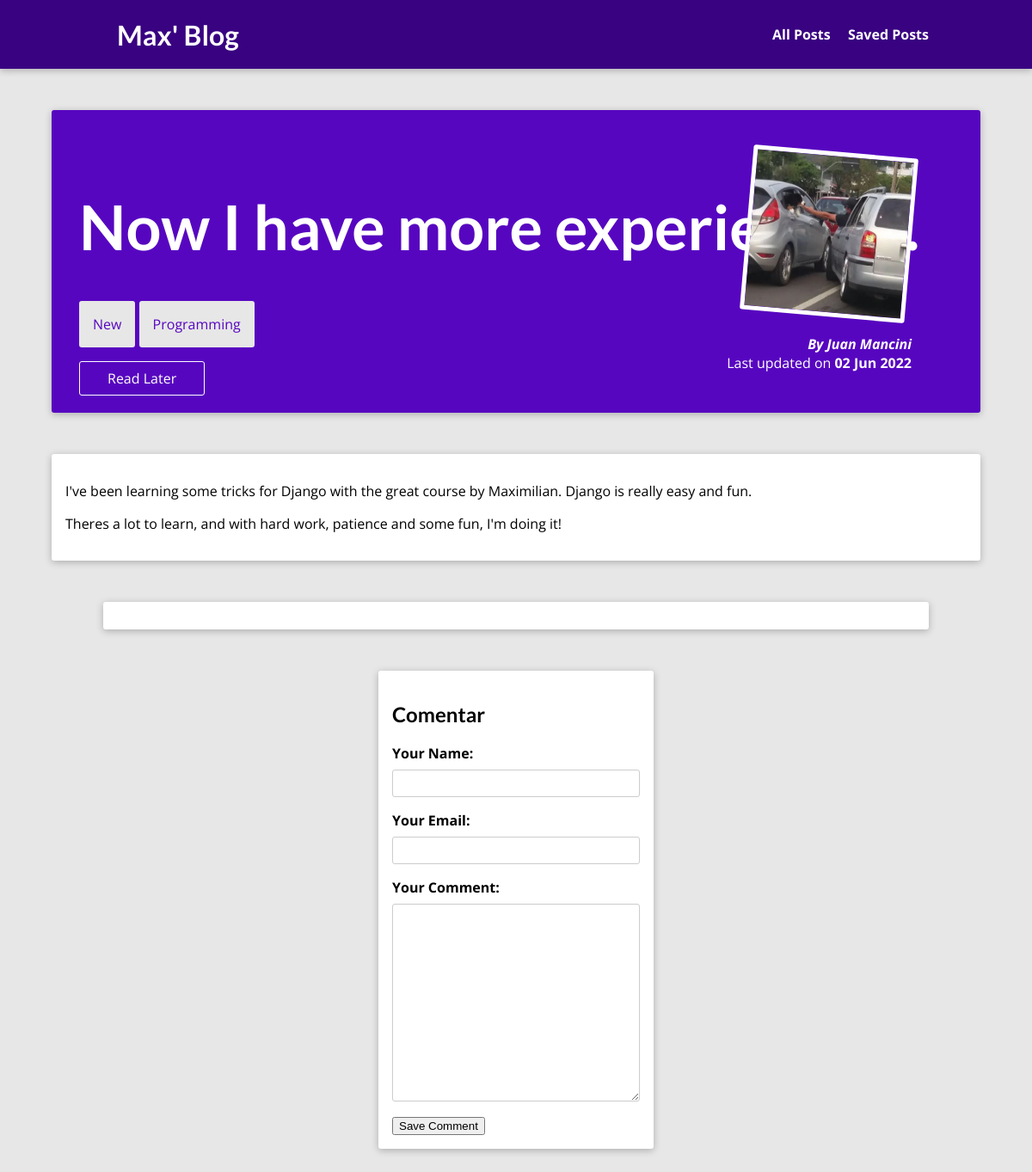
The page /posts/now-i-have-more-experience-with-django-and-learned on the database its author committed.
### blog/models.py (models this page shows, shortened)
class Post(models.Model):
    title = models.CharField(max_length=150)
    excerpt = models.CharField(max_length=200)
    image = models.ImageField(upload_to="posts", null=True)
    date = models.DateField(auto_now=True)
    slug = models.SlugField(unique=True, db_index=True)
    content = models.TextField(validators=[MinLengthValidator(10)])
    author = models.ForeignKey(
        Author, on_delete=models.SET_NULL, related_name="posts", null=True)
    tags = models.ManyToManyField(Tag)

class Tag(models.Model):
  caption = models.CharField(max_length=20)

class Author(models.Model):
    first_name = models.CharField(max_length=100)
    last_name = models.CharField(max_length=100)
    email_address = models.EmailField()
    def full_name(self):
        return f"{self.first_name} {self.last_name}"
    def __str__(self) -> str:
        return self.full_name()

### blog/views.py (the view, shortened to what this page needs)
# urls.py: path("posts/<slug:slug>", views.PostDetailView.as_view(),
class PostDetailView(View):
    def is_stored_post(self, request, post_id):
        stored_posts = request.session.get("stored_posts")
        if stored_posts is not None:
            is_saved_for_later = post_id in stored_posts
        else:
            is_saved_for_later = False
        print("IS_STORED_VALUE: ")
        print(is_saved_for_later)
        return is_saved_for_later
    def get(self, request, slug):
        post = Post.objects.get(slug=slug)
        context = {
            'post': post,
            'post_tags': post.tags.all(),
            'comment_form': CommentForm(),
            'comments': post.comments.all().order_by("-id"),
            'saved_for_later': self.is_stored_post(request, post.id)
        }
        return render(request, "blog/post-detail.html", context)

### blog/forms.py
class CommentForm(forms.ModelForm):
    class Meta:
        model = Comment
        exclude = ["post", "date"]
        labels = {
            "username": "Your Name",
            "user_email": "Your Email",
            "text": "Your Comment"
        }

### blog/templates/blog/post-detail.html (shortened to what this page needs)
{% extends "base.html" %}
{% load static %}
{% block css_files %}
<link rel="stylesheet" href="{% static "blog/post-detail.css" %}" />
{% endblock %}
{% block content %}
<section id="summary">
  <h2>{{ post.title|truncatechars:28 }}</h2>
  <div>
    {% for tag in post_tags %}
      <span class="tag">{{ tag.caption }}</span>
    {% endfor %}
  </div>
  <div id="read-later">
    <form action="{% url "read-later" %}" method="post">
        <button>
          {% if saved_for_later %}
          Remove from "Read Later"
          {% else %}
          Read Later
          {% endif %}
        </button>
    </form>
  </div>
  <article>
    <img src="{{ post.image.url }}" alt="{{ post.title }}" />
    <address>By <a href="mailto:{{ post.author.email_address }}">{{ post.author }}</a></address>
    <div>Last updated on <time>{{ post.date|date:"d M Y" }}</time></div>
  </article>
</section>
<main>
  {{ post.content|linebreaks }}
</main>
<section id="comments">
</section>
<section id="comment-form">
  <h2>Comentar</h2>
  <form action="{% url 'post-detail-page' post.slug %}" method="POST">
    {% for form_field in comment_form %}
      <div class="form-control {% if form_field.errors %}invalid{% endif %}}">
        {{ form_field.label_tag }}
        {{ form_field }}
      </div>
    {% endfor %}
    <button>Save Comment</button>
  </form>
</section>
{% endblock %}

### static/app.css (style rules this page uses)
* { box-sizing: border-box; }
html { font-family: 'Open Sans', 'Lato', sans-serif; }
body { margin: 0; }
h1, h2, h3 { font-family: 'Lato', sans-serif; font-weight: bold; }

### blog/static/blog/post-detail.css (style rules this page uses)
body { background-color: #e7e7e7; }
#summary { margin: 8rem auto 3rem auto; padding: 2rem; width: 90%; max-width: 90rem; border-radius: 3px; background-color: #5706c0; position: relative; box-shadow: 0 2px 8px rgba(0, 0, 0, 0.25); height: 22rem; }
#summary h2 { color: white; font-size: 4.5rem; }
#summary article { position: absolute; top: 2rem; right: 3rem; padding: 1rem 2rem; border-radius: 3px; text-align: right; color: white; }
#summary article img { width: 12rem; height: 12rem; border-radius: 3px; transform: rotateZ(5deg); border: 5px solid white; margin-bottom: 1rem; }
#summary address { font-weight: bold; }
#summary a { color: white; text-decoration: none; }
#summary time { font-weight: bold; }
#read-later { margin: 2rem 0; }
#read-later button { background-color: transparent; border: 1px solid white; padding: 0.5rem 2rem; font: inherit; color: white; border-radius: 3px; }
main { width: 90%; max-width: 90rem; margin: 3rem auto; background-color: white; padding: 1rem; border-radius: 3px; box-shadow: 0 2px 8px rgba(0, 0, 0, 0.25); }
.tag { background-color: #e7e7e7; color: #5706c0; padding: 1rem; border-radius: 3px; }
#comment-form { margin: 3rem auto; width: 90%; max-width: 20rem; border-radius: 3px; background-color: white; box-shadow: 0 2px 8px rgba(0, 0, 0, 0.25); padding: 1rem; }
.form-control { margin-bottom: 1rem; }
.form-control label { font-weight: bold; margin-bottom: 0.5rem; display: block; }
.form-control input, .form-control textarea { display: block; width: 100%; font: inherit; padding: 0.25rem; border-radius: 3px; border: 1px solid #ccc; }
#comments { margin: 3rem auto; width: 90%; max-width: 60rem; border-radius: 3px; background-color: white; box-shadow: 0 2px 8px rgba(0, 0, 0, 0.25); padding: 1rem 2rem; }

### rows shown on the page
Post: title "Now I have more experience …", image (picture), author "Juan Mancini", date "02 Jun 2022", content "I've been learning some tricks for Django with the great course by Maximilian. Django is really easy and fun. Theres a lot to learn, and with hard work, patience and some fun, I'm doing it!"
Tag: caption "New"
Tag: caption "Programming"
